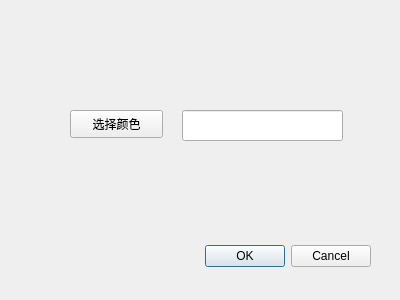
<?xml version="1.0" encoding="UTF-8"?>
<ui version="4.0">
 <class>SelfDesign</class>
 <widget class="QDialog" name="SelfDesign">
  <property name="geometry">
   <rect>
    <x>0</x>
    <y>0</y>
    <width>400</width>
    <height>300</height>
   </rect>
  </property>
  <property name="windowTitle">
   <string>Dialog</string>
  </property>
  <widget class="QDialogButtonBox" name="buttonBox">
   <property name="geometry">
    <rect>
     <x>30</x>
     <y>240</y>
     <width>341</width>
     <height>32</height>
    </rect>
   </property>
   <property name="orientation">
    <enum>Qt::Horizontal</enum>
   </property>
   <property name="standardButtons">
    <set>QDialogButtonBox::Cancel|QDialogButtonBox::Ok</set>
   </property>
  </widget>
  <widget class="QPushButton" name="Color">
   <property name="geometry">
    <rect>
     <x>70</x>
     <y>110</y>
     <width>93</width>
     <height>28</height>
    </rect>
   </property>
   <property name="text">
    <string>选择颜色</string>
   </property>
  </widget>
  <widget class="QLineEdit" name="CMY">
   <property name="geometry">
    <rect>
     <x>182</x>
     <y>110</y>
     <width>161</width>
     <height>31</height>
    </rect>
   </property>
  </widget>
 </widget>
 <resources/>
 <connections>
  <connection>
   <sender>buttonBox</sender>
   <signal>accepted()</signal>
   <receiver>SelfDesign</receiver>
   <slot>accept()</slot>
   <hints>
    <hint type="sourcelabel">
     <x>248</x>
     <y>254</y>
    </hint>
    <hint type="destinationlabel">
     <x>157</x>
     <y>274</y>
    </hint>
   </hints>
  </connection>
  <connection>
   <sender>buttonBox</sender>
   <signal>rejected()</signal>
   <receiver>SelfDesign</receiver>
   <slot>reject()</slot>
   <hints>
    <hint type="sourcelabel">
     <x>316</x>
     <y>260</y>
    </hint>
    <hint type="destinationlabel">
     <x>286</x>
     <y>274</y>
    </hint>
   </hints>
  </connection>
 </connections>
</ui>
